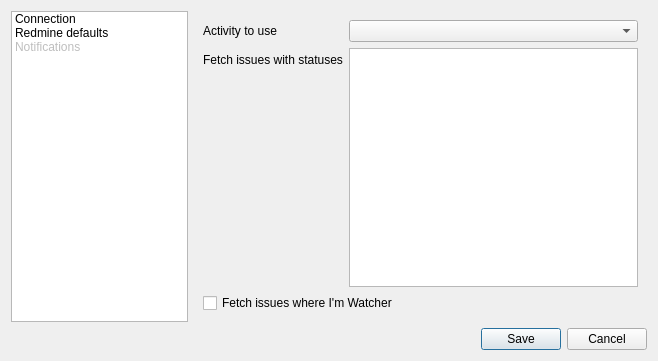
<?xml version="1.0" encoding="UTF-8"?>
<ui version="4.0">
 <class>SettingsDialog</class>
 <widget class="QDialog" name="SettingsDialog">
  <property name="geometry">
   <rect>
    <x>0</x>
    <y>0</y>
    <width>658</width>
    <height>361</height>
   </rect>
  </property>
  <property name="minimumSize">
   <size>
    <width>600</width>
    <height>300</height>
   </size>
  </property>
  <property name="windowTitle">
   <string>ProtoQt Settings</string>
  </property>
  <property name="windowIcon">
   <iconset resource="application.qrc">
    <normaloff>:/images/images/redmine_icon.png</normaloff>:/images/images/redmine_icon.png</iconset>
  </property>
  <layout class="QVBoxLayout" name="verticalLayout">
   <item>
    <layout class="QHBoxLayout" name="horizontalLayout">
     <item>
      <widget class="QListWidget" name="listWidget">
       <property name="maximumSize">
        <size>
         <width>177</width>
         <height>16777215</height>
        </size>
       </property>
       <property name="showDropIndicator" stdset="0">
        <bool>false</bool>
       </property>
       <property name="alternatingRowColors">
        <bool>false</bool>
       </property>
       <property name="selectionMode">
        <enum>QAbstractItemView::SingleSelection</enum>
       </property>
       <property name="selectionBehavior">
        <enum>QAbstractItemView::SelectRows</enum>
       </property>
       <property name="spacing">
        <number>0</number>
       </property>
       <property name="viewMode">
        <enum>QListView::ListMode</enum>
       </property>
       <property name="uniformItemSizes">
        <bool>false</bool>
       </property>
       <property name="selectionRectVisible">
        <bool>false</bool>
       </property>
       <property name="currentRow">
        <number>-1</number>
       </property>
       <item>
        <property name="text">
         <string>Connection</string>
        </property>
        <property name="icon">
         <iconset resource="application.qrc">
          <normaloff>:/images/images/redmine_icon.png</normaloff>:/images/images/redmine_icon.png</iconset>
        </property>
       </item>
       <item>
        <property name="text">
         <string>Redmine defaults</string>
        </property>
        <property name="icon">
         <iconset resource="application.qrc">
          <normaloff>:/images/images/redmine_icon.png</normaloff>:/images/images/redmine_icon.png</iconset>
        </property>
       </item>
       <item>
        <property name="text">
         <string>Notifications</string>
        </property>
        <property name="icon">
         <iconset resource="application.qrc">
          <normaloff>:/images/images/help-hint.png</normaloff>:/images/images/help-hint.png</iconset>
        </property>
        <property name="flags">
         <set>ItemIsSelectable|ItemIsDragEnabled|ItemIsUserCheckable</set>
        </property>
       </item>
      </widget>
     </item>
     <item>
      <widget class="QStackedWidget" name="stackedWidget">
       <property name="currentIndex">
        <number>1</number>
       </property>
       <widget class="QWidget" name="pageConnection">
        <layout class="QVBoxLayout" name="verticalLayout_2">
         <item>
          <widget class="QGroupBox" name="groupBox">
           <property name="title">
            <string>Redmine connection</string>
           </property>
           <property name="flat">
            <bool>false</bool>
           </property>
           <property name="checkable">
            <bool>false</bool>
           </property>
           <layout class="QFormLayout" name="formLayout">
            <item row="0" column="0">
             <widget class="QLabel" name="label">
              <property name="text">
               <string>URL</string>
              </property>
              <property name="buddy">
               <cstring>redmineUrlEdit</cstring>
              </property>
             </widget>
            </item>
            <item row="0" column="1">
             <widget class="QLineEdit" name="redmineUrlEdit">
              <property name="placeholderText">
               <string>https://prj.adyax.com</string>
              </property>
             </widget>
            </item>
            <item row="3" column="0">
             <widget class="QCheckBox" name="basicAuthCheckBox">
              <property name="text">
               <string>Basic auth</string>
              </property>
             </widget>
            </item>
            <item row="4" column="0">
             <widget class="QLabel" name="label_3">
              <property name="text">
               <string>Login</string>
              </property>
              <property name="buddy">
               <cstring>basicAuthLoginEdit</cstring>
              </property>
             </widget>
            </item>
            <item row="4" column="1">
             <widget class="QLineEdit" name="basicAuthLoginEdit"/>
            </item>
            <item row="5" column="0">
             <widget class="QLabel" name="label_4">
              <property name="text">
               <string>Password</string>
              </property>
              <property name="buddy">
               <cstring>basicAuthPassEdit</cstring>
              </property>
             </widget>
            </item>
            <item row="5" column="1">
             <widget class="QLineEdit" name="basicAuthPassEdit"/>
            </item>
            <item row="1" column="0">
             <widget class="QLabel" name="label_2">
              <property name="text">
               <string>API access key</string>
              </property>
              <property name="buddy">
               <cstring>redmineApiKeyEdit</cstring>
              </property>
             </widget>
            </item>
            <item row="1" column="1">
             <widget class="QLineEdit" name="redmineApiKeyEdit">
              <property name="placeholderText">
               <string>cbcdbe476f5dcb4ba8a3e02cd2b4ff718efef407</string>
              </property>
             </widget>
            </item>
           </layout>
          </widget>
         </item>
        </layout>
       </widget>
       <widget class="QWidget" name="pageRedmineDefs">
        <layout class="QFormLayout" name="formLayout_2">
         <item row="0" column="0">
          <widget class="QLabel" name="label_5">
           <property name="text">
            <string>Activity to use</string>
           </property>
           <property name="buddy">
            <cstring>comboBox</cstring>
           </property>
          </widget>
         </item>
         <item row="0" column="1">
          <widget class="QComboBox" name="comboBox"/>
         </item>
         <item row="1" column="0">
          <widget class="QLabel" name="label_6">
           <property name="text">
            <string>Fetch issues with statuses</string>
           </property>
           <property name="buddy">
            <cstring>listWidget_2</cstring>
           </property>
          </widget>
         </item>
         <item row="1" column="1">
          <widget class="QListWidget" name="listWidget_2">
           <property name="selectionMode">
            <enum>QAbstractItemView::MultiSelection</enum>
           </property>
          </widget>
         </item>
         <item row="2" column="0" colspan="2">
          <widget class="QCheckBox" name="checkBox">
           <property name="text">
            <string>Fetch issues where I'm Watcher</string>
           </property>
          </widget>
         </item>
        </layout>
       </widget>
      </widget>
     </item>
    </layout>
   </item>
   <item>
    <layout class="QHBoxLayout" name="horizontalLayout_2">
     <item>
      <spacer name="horizontalSpacer">
       <property name="orientation">
        <enum>Qt::Horizontal</enum>
       </property>
       <property name="sizeHint" stdset="0">
        <size>
         <width>40</width>
         <height>20</height>
        </size>
       </property>
      </spacer>
     </item>
     <item>
      <widget class="QPushButton" name="saveButton">
       <property name="text">
        <string>Save</string>
       </property>
      </widget>
     </item>
     <item>
      <widget class="QPushButton" name="cancelButton">
       <property name="text">
        <string>Cancel</string>
       </property>
      </widget>
     </item>
    </layout>
   </item>
  </layout>
 </widget>
 <tabstops>
  <tabstop>listWidget</tabstop>
  <tabstop>redmineUrlEdit</tabstop>
  <tabstop>redmineApiKeyEdit</tabstop>
  <tabstop>basicAuthCheckBox</tabstop>
  <tabstop>basicAuthLoginEdit</tabstop>
  <tabstop>basicAuthPassEdit</tabstop>
  <tabstop>saveButton</tabstop>
  <tabstop>cancelButton</tabstop>
 </tabstops>
 <resources>
  <include location="application.qrc"/>
 </resources>
 <connections>
  <connection>
   <sender>listWidget</sender>
   <signal>currentRowChanged(int)</signal>
   <receiver>stackedWidget</receiver>
   <slot>setCurrentIndex(int)</slot>
   <hints>
    <hint type="sourcelabel">
     <x>143</x>
     <y>34</y>
    </hint>
    <hint type="destinationlabel">
     <x>196</x>
     <y>38</y>
    </hint>
   </hints>
  </connection>
  <connection>
   <sender>saveButton</sender>
   <signal>clicked()</signal>
   <receiver>SettingsDialog</receiver>
   <slot>accept()</slot>
   <hints>
    <hint type="sourcelabel">
     <x>528</x>
     <y>337</y>
    </hint>
    <hint type="destinationlabel">
     <x>316</x>
     <y>328</y>
    </hint>
   </hints>
  </connection>
  <connection>
   <sender>cancelButton</sender>
   <signal>clicked()</signal>
   <receiver>SettingsDialog</receiver>
   <slot>reject()</slot>
   <hints>
    <hint type="sourcelabel">
     <x>621</x>
     <y>339</y>
    </hint>
    <hint type="destinationlabel">
     <x>456</x>
     <y>339</y>
    </hint>
   </hints>
  </connection>
 </connections>
</ui>
